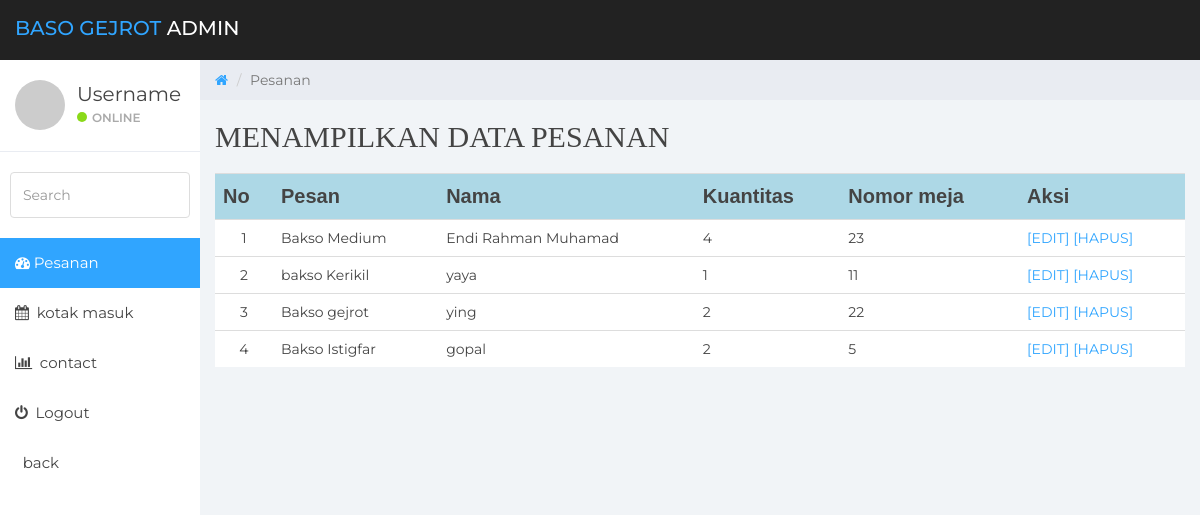
/admin/reservasi.php, run on the app's committed database.
### tables this page shows
CREATE TABLE `pesanan` (
  `id` int(11) NOT NULL,
  `pilihan_menu` varchar(100) NOT NULL,
  `nama` varchar(100) NOT NULL,
  `Jml` int(30) NOT NULL,
  `no_kursi` int(40) NOT NULL
);

### admin/reservasi.php (the view, shortened to what this page needs)
<!DOCTYPE html>
<html>
<head>
	<link href="css/bootstrap.min.css" rel="stylesheet">
	<link href="css/font-awesome.min.css" rel="stylesheet">
	<link href="css/datepicker3.css" rel="stylesheet">
	<link href="css/styles.css" rel="stylesheet">
</head>
<body>
	<nav class="navbar navbar-custom navbar-fixed-top" role="navigation">
		<div class="container-fluid">
			<div class="navbar-header">
				<a class="navbar-brand" href="#"><span>Baso gejrot </span>Admin</a>
	</nav>
	<div id="sidebar-collapse" class="col-sm-3 col-lg-2 sidebar">
		<div class="profile-sidebar">
			<div class="profile-userpic">
				<img src="http://placehold.it/50/30a5ff/fff" class="img-responsive" alt="">
			</div>
			<div class="profile-usertitle">
				<div class="profile-usertitle-name">Username</div>
				<div class="profile-usertitle-status"><span class="indicator label-success"></span>Online</div>
			</div>
		</div>
		<form role="search">
			<div class="form-group">
				<input type="text" class="form-control" placeholder="Search">
			</div>
		</form>
		<ul class="nav menu">
			<li class="active"><a href="Reservasi.php"><em class="fa fa-dashboard">&nbsp;</em>Pesanan</a></li>
			<li><a href="pesanan_masuk.php"><em class="fa fa-calendar">&nbsp;</em> kotak masuk</a></li>
			<li><a href="contact.php"><em class="fa fa-bar-chart">&nbsp;</em> contact</a></li>
			<li><a href="Logout.php"><em class="fa fa-power-off">&nbsp;</em> Logout</a></li>
			<li><a href="../index.php"><em class="fa ">&nbsp;</em> back</a></li>
		</ul>
	</div>
	<div class="col-sm-9 col-sm-offset-3 col-lg-10 col-lg-offset-2 main">
		<div class="row">
			<ol class="breadcrumb">
				<li><a href="#">
					<em class="fa fa-home"></em>
				</a></li>
				<li class="active">Pesanan</li>
			</ol>
		</div>
	<h2 style="font-family: tahoma;font-size: 15;">MENAMPILKAN DATA PESANAN</h2>
	<table width="100%" height="100" class="table">
		<center>
		<tr  style="background: lightblue; font-size: 20px; font-family: sans-serif;">
			<th>No</th>
			<th>Pesan</th>
			<th>Nama</th>
			<th>Kuantitas</th>
			<th>Nomor meja</th>
			<th>Aksi</th>
		</tr>
	</center>
		<?php
			include 'koneksi.php';
			$no = 1;
			$query = mysqli_query( $koneksi,'select * from pesanan');
			while($tampil = mysqli_fetch_array($query)) {
			?>
			<tr>
				<td align="center"><?php echo $no++ ?></td>
				<td><?php echo $tampil['pilihan_menu'] ?></td>
				<td><?php echo $tampil['nama'] ?></td>
				<td><?php echo $tampil['Jml'] ?></td>
				<td><?php echo $tampil['no_kursi'] ?></td>
				<td>
					<a href="edit.php?id=<?php echo $tampil['id']; ?>">[EDIT]</a>
					<a href="hapus.php?id=<?php echo $tampil['id']; ?>" onclick="return confirm('Yakin dih,,, bade dihapus?')">[HAPUS]</a>
				</td>
			</tr>
			<?php
		}
		?>
	</table>
</body>
</html>

### admin/css/styles.css (style rules this page uses)
body { background: #f1f4f7; padding-top: 60px; font-size: 14px; color: #444444; font-family: "Montserrat", "Helvetica Neue", Helvetica, Arial, sans-serif; }
a, a:hover, a:focus { color: #30a5ff; }
h1, h2, h3, h4, h5, h6 { color: #444444; }
h2 { font-weight: 300; margin-bottom: 20px; }
input.form-control { border: 1px solid #ddd; box-shadow: none; height: 46px; }
.navbar-custom { background: #222; height: 60px; }
.navbar-header .navbar-brand { color: #fff; font-size: 20px; text-transform: uppercase; font-weight: 500; height: 60px; padding-top: 18px; }
.navbar-header .navbar-brand span { color: #30a5ff; }
.label-success { background-color: #8ad919; }
.navbar { border: 0; }
.sidebar { display: block; padding: 0; display: none; box-shadow: none; background: #fff; }
.sidebar ul { margin: 20px 0px; }
.sidebar form { padding: 10px 0 0 0; margin: 10px 10px 20px 10px; }
@media (min-width: 768px) { .sidebar { display: block; position: fixed; top: 60px; bottom: 0; left: 0; z-index: 1000; display: block; margin: 0; padding: 0; overflow-x: hidden; overflow-y: auto; } }
@media (min-width: 768px) { .navbar-header { width: 100%; } }
.sidebar ul.nav .active a, .sidebar ul.nav li.parent a.active, .sidebar ul.nav .active > a:hover, .sidebar ul.nav li.parent a.active:hover, .sidebar ul.nav .active > a:focus, .sidebar ul.nav li.parent a.active:focus { color: #fff; background-color: #30a5ff; }
.sidebar ul.nav li a { height: 50px; font-size: 15px; line-height: 2em; color: #444444; }
.profile-sidebar { padding: 10px 0; border-bottom: 1px solid #e9ecf2; }
.indicator { width: 10px; height: 10px; display: inline-block; border-radius: 9999px; margin-right: 5px; }
.profile-userpic img { float: left; margin: 10px 0px 0px 15px; width: 50px; height: 50px; border-radius: 9999px !important; }
.profile-usertitle { float: left; text-align: left; margin: 10px 0 0 12px; }
.profile-usertitle-name { font-size: 20px; margin-bottom: 0px; }
.profile-usertitle-status { text-transform: uppercase; color: #AAA; font-size: 12px; font-weight: 600; margin-bottom: 15px; }
.breadcrumb { border-radius: 0; padding: 10px 15px 10px 15px; background: #e9ecf2; margin: 0; }
.table { background: #fff; }

### data on the page
pesanan: pilihan_menu "Bakso Medium", nama "Endi Rahman Muhamad", Jml "4", no_kursi "23"
pesanan: pilihan_menu "bakso Kerikil", nama "yaya", Jml "1", no_kursi "11"
pesanan: pilihan_menu "Bakso gejrot", nama "ying", Jml "2", no_kursi "22"
pesanan: pilihan_menu "Bakso Istigfar", nama "gopal", Jml "2", no_kursi "5"
